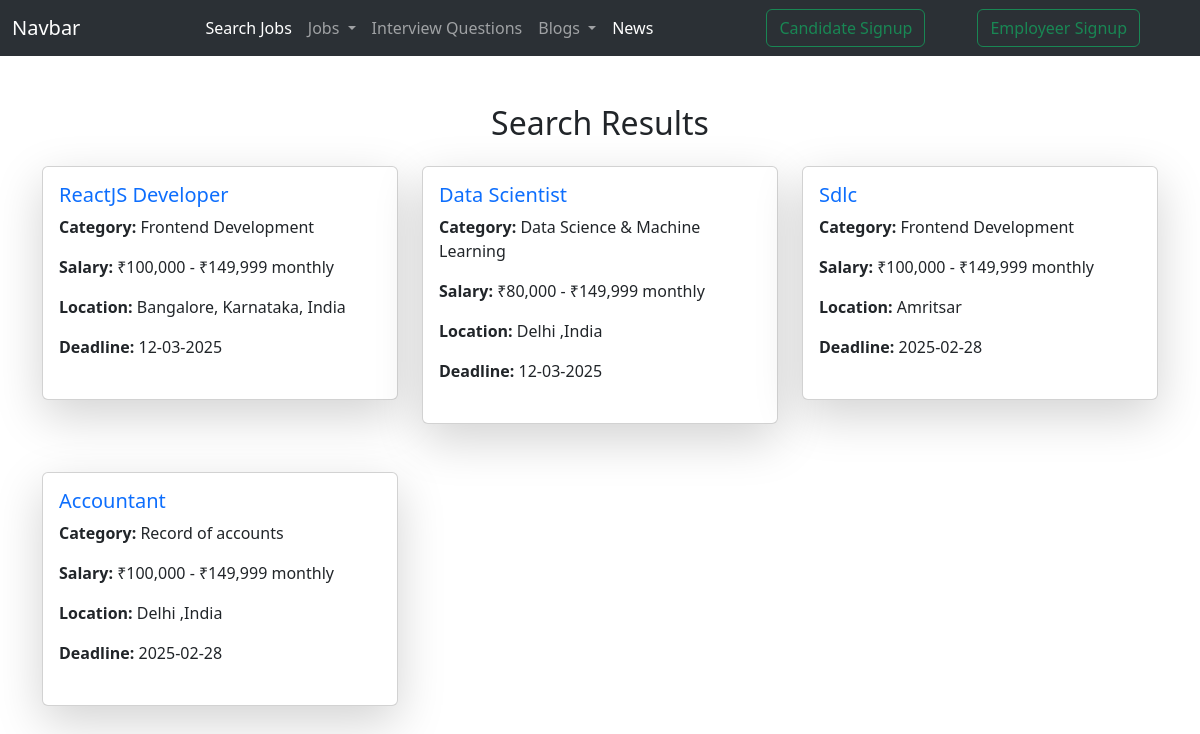
The app's page /search/ with its own data.
### myapp/models.py (models this page shows, shortened)
class Jobs(models.Model):
    title = models.CharField(max_length=255)
    description = RichTextField(max_length=5000)
    budget_salary = models.CharField(max_length=255)
    education_req = models.CharField(max_length=255, blank=True, null=True)
    experience_req = models.CharField(max_length=255, blank=True, null=True)
    job_type = models.CharField(max_length=255)
    category = models.CharField(max_length=255)  # Storing category as a string
    location = models.CharField(max_length=255)  # Storing location as a string
    jobtag = models.CharField(max_length=255)
    deadline = models.CharField(max_length=255)
    vacancies = models.CharField(max_length=255, blank=True, null=True)
    status = models.CharField(max_length=255, blank=True, null=True, default='available')
    employer = models.CharField(max_length=255, blank=True, null=True)

### myapp/views.py (the view)
# urls.py: path('search/', views.job_search, name='job_search'),
def job_search(request):
    category = request.GET.get('cat', '')  # Get category from request
    location = request.GET.get('ct', '')  # Get location from request
    jobs = Jobs.objects.filter(status="available")
    if category:
        jobs = jobs.filter(category=category)  # ✅ Directly filter based on category field
    if location:
        jobs = jobs.filter(location=location)  # ✅ Directly filter based on location field
    return render(request, 'job_results.html', {'jobs': jobs})

### templates/job_results.html
{% extends 'mainpage.html' %}
{% block content %}
{% load static %}
<div class="container my-5">
    <h2 class="text-center mb-4">Search Results</h2>
    {% if jobs %}
        <div class="row">
            {% for job in jobs %}
                <div class="col-md-4">
                    <div class="card shadow-lg mb-5">
                        <div class="card-body mb-4">
                            <h5 class="card-title">
                                <a href="{% url 'jobresshow' job.id %}" class="text-decoration-none">{{ job.title }}</a>
                            </h5>
                            <p class="card-text"><strong>Category:</strong> {{ job.category }}</p>
                            <p class="card-text"><strong>Salary:</strong> {{ job.budget_salary }}</p>
                            <p class="card-text"><strong>Location:</strong> {{ job.location }}</p>
                            <p class="card-text"><strong>Deadline:</strong> {{ job.deadline }}</p>
                        </div>
                    </div>
                </div>
            {% endfor %}
        </div>
    {% else %}
        <div class="alert alert-danger text-center">
            <h4>No jobs found matching your search criteria.</h4>
        </div>
    {% endif %}
</div>
{% endblock %}

### records on screen
Jobs: title "ReactJS Developer", category "Frontend Development", budget_salary "₹100,000 - ₹149,999 monthly", location "Bangalore, Karnataka, India", deadline "12-03-2025"
Jobs: title "Data Scientist", category "Data Science & Machine Learning", budget_salary "₹80,000 - ₹149,999 monthly", location "Delhi ,India", deadline "12-03-2025"
Jobs: title "Sdlc", category "Frontend Development", budget_salary "₹100,000 - ₹149,999 monthly", location "Amritsar", deadline "2025-02-28"
Jobs: title "Accountant", category "Record of accounts", budget_salary "₹100,000 - ₹149,999 monthly", location "Delhi ,India", deadline "2025-02-28"
